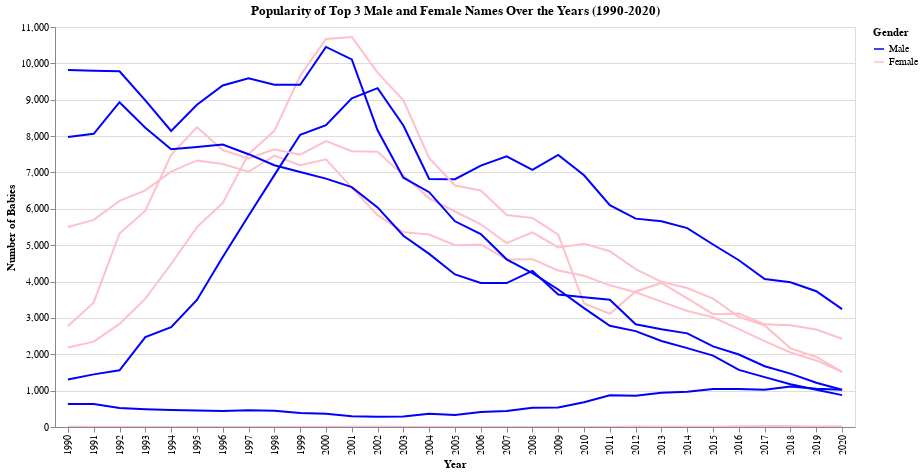

Write notebook code for a chart like this one.
### Code cell
# Convert 'annais' and 'nombre' to numeric
names['annais'] = pd.to_numeric(names['annais'], errors='coerce')
names['nombre'] = pd.to_numeric(names['nombre'], errors='coerce')

# Filter the data for the years 1990 to 2020
names = names[names['annais'].between(1990, 2020)]

# Identify the top 3 most popular male and female names across all years and departments
top_male_names = names[names['sexe'] == 1].groupby('preusuel')['nombre'].sum().nlargest(3).index.tolist()
top_female_names = names[names['sexe'] == 2].groupby('preusuel')['nombre'].sum().nlargest(3).index.tolist()
top_names = top_male_names + top_female_names

# Filter the data to include only the top names
names = names[names['preusuel'].isin(top_names)]

# Group the data by year, name, and gender, summing the occurrences
grouped_names = names.groupby(['annais', 'preusuel', 'sexe']).sum().reset_index()

# Map gender to readable format
grouped_names['sexe'] = grouped_names['sexe'].map({1: 'Male', 2: 'Female'})

# Create the line chart
chart = alt.Chart(grouped_names).mark_line().encode(
    x=alt.X('annais:O', title='Year'),
    y=alt.Y('nombre:Q', title='Number of Babies'),
    color=alt.Color('sexe:N', scale=alt.Scale(domain=['Male', 'Female'], range=['blue', 'pink']), title='Gender'),
    detail='preusuel:N',
    tooltip=['annais:O', 'preusuel:N', 'sexe:N', 'nombre:Q']
).properties(
    title='Popularity of Top 3 Male and Female Names Over the Years (1990-2020)',
    width=800,
    height=400
).interactive()

chart

### Figure 1 — Vega-Lite specification as saved in the notebook (floating-point values rounded to 4 significant figures; data arrays with more than 128 entries replaced by an {"elided": "..."} marker saying what was removed)
{"config": {"view": {"continuousWidth": 300, "continuousHeight": 300}}, "data": {"name": "data-426858614481641b9910348d6198d82b"}, "mark": {"type": "line"}, "encoding": {"color": {"field": "sexe", "scale": {"domain": ["Male", "Female"], "range": ["blue", "pink"]}, "title": "Gender", "type": "nominal"}, "detail": {"field": "preusuel", "type": "nominal"}, "tooltip": [{"field": "annais", "type": "ordinal"}, {"field": "preusuel", "type": "nominal"}, {"field": "sexe", "type": "nominal"}, {"field": "nombre", "type": "quantitative"}], "x": {"field": "annais", "title": "Year", "type": "ordinal"}, "y": {"field": "nombre", "title": "Number of Babies", "type": "quantitative"}}, "height": 400, "params": [{"name": "param_8", "select": {"type": "interval", "encodings": ["x", "y"]}, "bind": "scales"}], "title": "Popularity of Top 3 Male and Female Names Over the Years (1990-2020)", "width": 800, "$schema": "https://vega.github.io/schema/vega-lite/v5.8.0.json", "datasets": {"data-426858614481641b9910348d6198d82b": {"elided": "234 records"}}}
